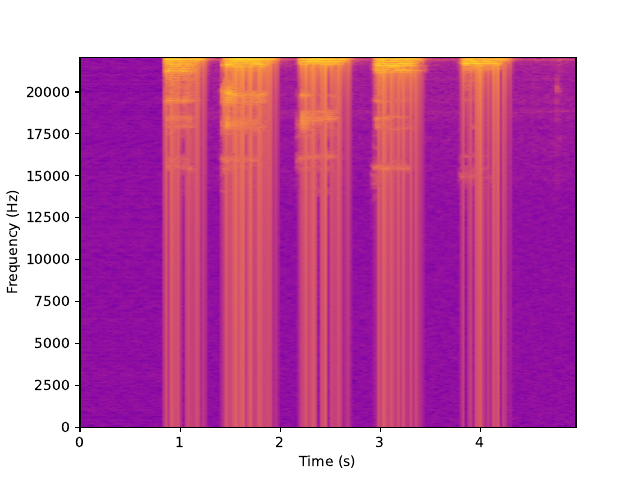

Source code (Python):
import math

import numpy as np
from matplotlib import pyplot as plt
from matplotlib.colors import LogNorm
from scipy.io import wavfile

fs, x = wavfile.read("vocale.wav")
print(fs)
n = len(x)
print(n)
#audacity inregistreaza pe 2 canale
print(x.shape)
x = x[:, 0]

lungime_grup = n//100
pas = lungime_grup // 2
v = []
for i in range(0, n - lungime_grup, pas):
    v.append(x[i:i + lungime_grup])
v=np.array(v)
print(v.shape)

X = np.fft.fft(v, axis=1)
print(X.shape)

X = X.T
X = abs(X)

t = np.arange(X.shape[1])*pas/fs
f = np.linspace(0, fs/2, X.shape[0]//2)
extent = [0, t[-1], 0, f[-1]]
plt.imshow(X[:len(f)], extent = extent, aspect='auto', cmap='plasma', norm=LogNorm())
plt.xlabel('Time (s)')
plt.ylabel('Frequency (Hz)')
plt.savefig('Exercitiul_6.pdf', format='pdf')
plt.show()